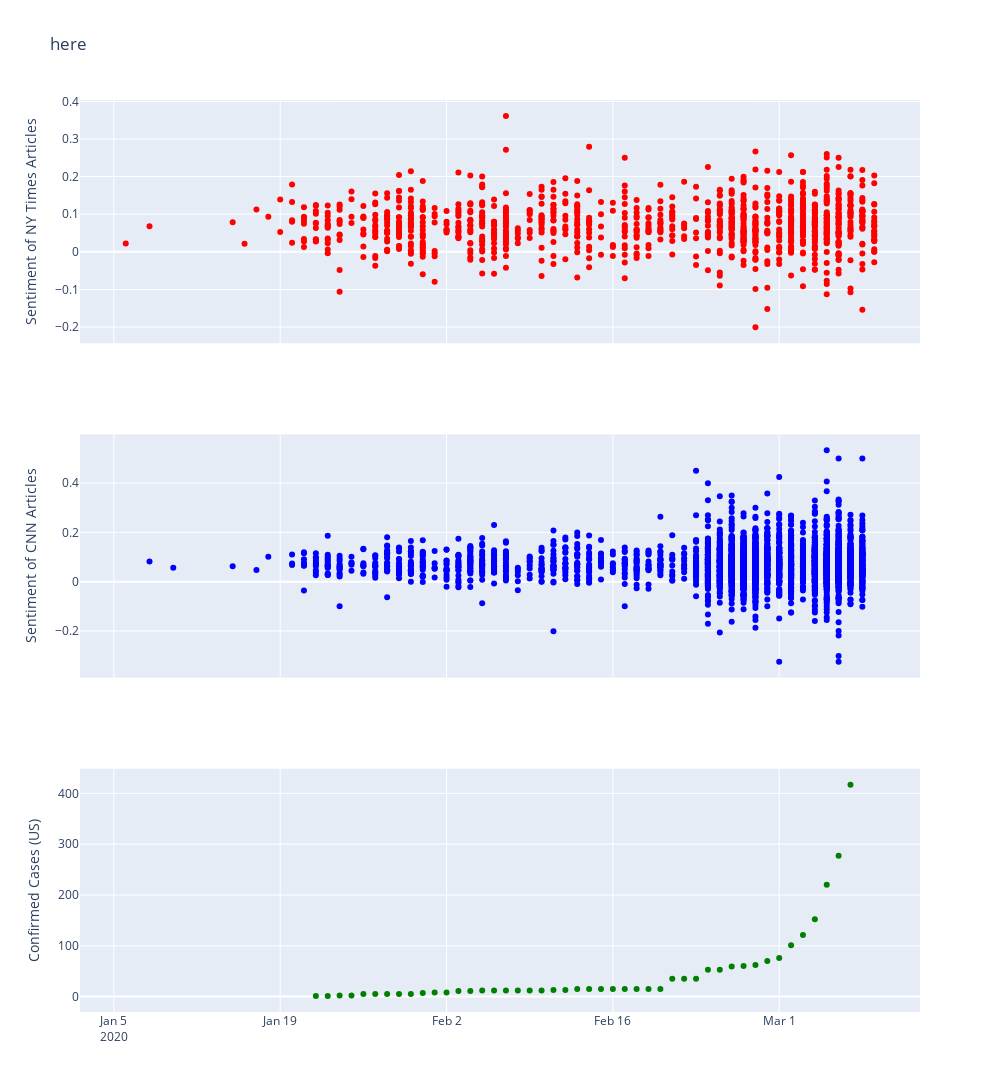

Notebook code for this chart:
### Code cell
cnn = articles[articles['site']=='cnn']
nytimes = articles[articles['site']=='nytimes']

fig = make_subplots(rows=3, cols=1, shared_xaxes=True)

# make subplots 
fig.add_trace(
    go.Scatter(
        x=cnn['date'],
        y=cnn['sentiment'],
        mode="markers",
        marker=dict(color='red')
    ),
    row=1, col=1
)
fig.add_trace(
    go.Scatter(
        x=nytimes['date'],
        y=nytimes['sentiment'],
        mode="markers",
        marker=dict(color='blue')
    ),
    row=2, col=1
)
fig.add_trace(
    go.Scatter(
        x=tidy_df[(tidy_df['US']=='US')&(tidy_df['Type']=='Confirmed')]['Date'],
        y=tidy_df[(tidy_df['US']=='US')&(tidy_df['Type']=='Confirmed')]['Count'],
        mode="markers",
        marker=dict(color='green')
    ),
    row=3, col=1
)

# configure plot
fig.update_layout(height=1200, width=1000, title_text="here", showlegend=False)

fig.update_yaxes(title_text="Sentiment of NY Times Articles", row=1, col=1)
fig.update_yaxes(title_text="Sentiment of CNN Articles", row=2, col=1)
fig.update_yaxes(title_text="Confirmed Cases (US)", row=3, col=1)

# display
fig.show()

### Figure 1 — Plotly figure (JSON) as saved in the notebook; plotly's stock layout.template omitted (floating-point values rounded to 4 significant figures; data arrays with more than 128 entries replaced by an {"elided": "..."} marker saying what was removed)
{"data": [{"marker": {"color": "red"}, "mode": "markers", "type": "scatter", "x": {"elided": "1073 str values"}, "xaxis": "x", "y": {"elided": "1073 float values"}, "yaxis": "y"}, {"marker": {"color": "blue"}, "mode": "markers", "type": "scatter", "x": {"elided": "3452 str values"}, "xaxis": "x2", "y": {"elided": "3452 float values"}, "yaxis": "y2"}, {"marker": {"color": "green"}, "mode": "markers", "type": "scatter", "x": ["2020-01-22T00:00:00", "2020-01-23T00:00:00", "2020-01-24T00:00:00", "2020-01-25T00:00:00", "2020-01-26T00:00:00", "2020-01-27T00:00:00", "2020-01-28T00:00:00", "2020-01-29T00:00:00", "2020-01-30T00:00:00", "2020-01-31T00:00:00", "2020-02-01T00:00:00", "2020-02-02T00:00:00", "2020-02-03T00:00:00", "2020-02-04T00:00:00", "2020-02-05T00:00:00", "2020-02-06T00:00:00", "2020-02-07T00:00:00", "2020-02-08T00:00:00", "2020-02-09T00:00:00", "2020-02-10T00:00:00", "2020-02-11T00:00:00", "2020-02-12T00:00:00", "2020-02-13T00:00:00", "2020-02-14T00:00:00", "2020-02-15T00:00:00", "2020-02-16T00:00:00", "2020-02-17T00:00:00", "2020-02-18T00:00:00", "2020-02-19T00:00:00", "2020-02-20T00:00:00", "2020-02-21T00:00:00", "2020-02-22T00:00:00", "2020-02-23T00:00:00", "2020-02-24T00:00:00", "2020-02-25T00:00:00", "2020-02-26T00:00:00", "2020-02-27T00:00:00", "2020-02-28T00:00:00", "2020-02-29T00:00:00", "2020-03-01T00:00:00", "2020-03-02T00:00:00", "2020-03-03T00:00:00", "2020-03-04T00:00:00", "2020-03-05T00:00:00", "2020-03-06T00:00:00", "2020-03-07T00:00:00"], "xaxis": "x3", "y": [1, 1, 2, 2, 5, 5, 5, 5, 5, 7, 8, 8, 11, 11, 12, 12, 12, 12, 12, 12, 13, 13, 15, 15, 15, 15, 15, 15, 15, 15, 35, 35, 35, 53, 53, 59, 60, 62, 70, 76, 101, 121, 152, 220, 277, 417], "yaxis": "y3"}], "layout": {"height": 1200, "showlegend": false, "title": {"text": "here"}, "width": 1000, "xaxis": {"anchor": "y", "domain": [0, 1], "matches": "x3", "showticklabels": false}, "xaxis2": {"anchor": "y2", "domain": [0, 1], "matches": "x3", "showticklabels": false}, "xaxis3": {"anchor": "y3", "domain": [0, 1]}, "yaxis": {"anchor": "x", "domain": [0.7333, 1], "title": {"text": "Sentiment of NY Times Articles"}}, "yaxis2": {"anchor": "x2", "domain": [0.3667, 0.6333], "title": {"text": "Sentiment of CNN Articles"}}, "yaxis3": {"anchor": "x3", "domain": [0, 0.2667], "title": {"text": "Confirmed Cases (US)"}}}}
